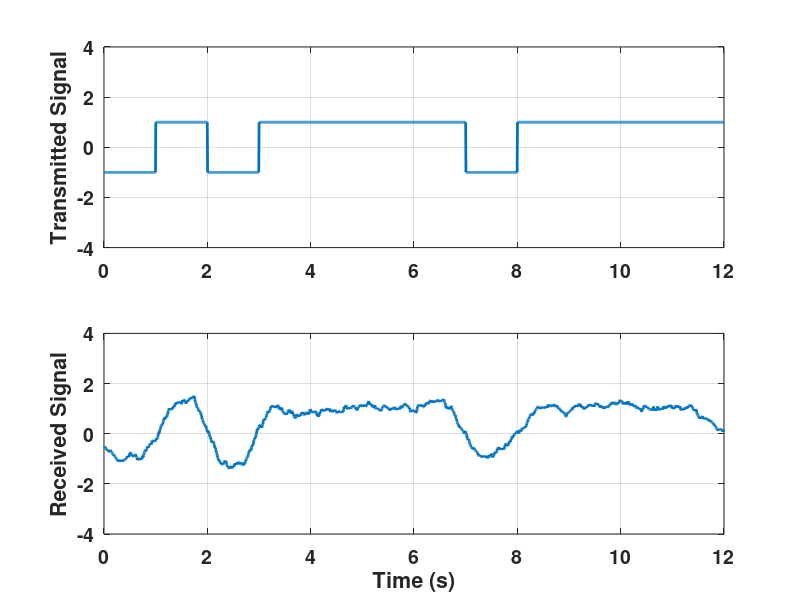
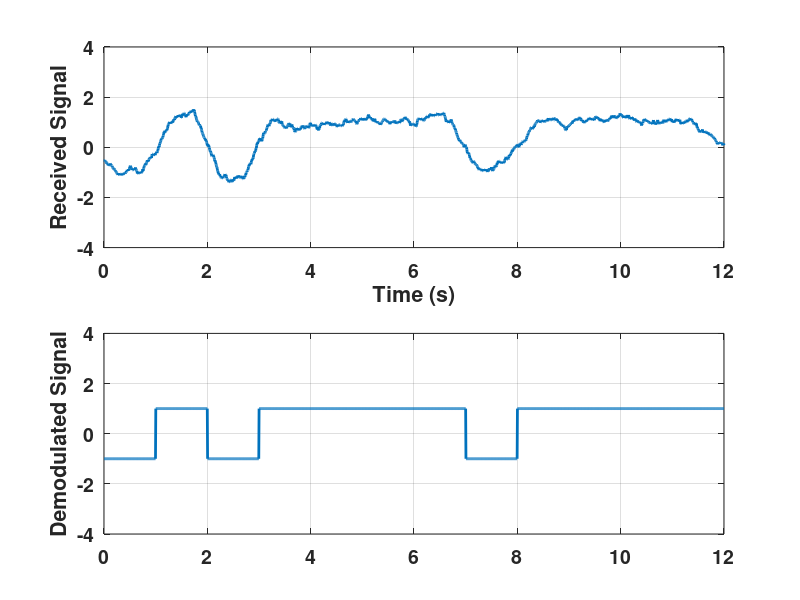

MATLAB code for these plots, in order:
close all;
clear all;
clc;

T = 1;
t = linspace(0,12,2048);

x = ones(size(t));

ind = t>=0*T & t<=1*T;
x(ind) = -1;

ind = t>=2*T & t<=3*T;
x(ind) = -1;

ind = t>=7*T & t<=8*T;
x(ind) = -1;

figure;
subplot(2,1,1);
plot(t,x,'linewidth',2);
ylim([-4 4]);
grid on;
set(gca,'fontsize',14,'fontweight','bold');
ylabel('Transmitted Signal');

N = 90;
y = conv(x+2*randn(size(x)),(1/N)*ones(1,N),'same');
subplot(2,1,2);
plot(t,y,'linewidth',2);
ylim([-4 4]);
grid on;
set(gca,'fontsize',14,'fontweight','bold');
xlabel('Time (s)');
ylabel('Received Signal');




figure;
subplot(2,1,2);
plot(t,x,'linewidth',2);
ylim([-4 4]);
grid on;
set(gca,'fontsize',14,'fontweight','bold');
ylabel('Demodulated Signal');
subplot(2,1,1);
plot(t,y,'linewidth',2);
ylim([-4 4]);
grid on;
set(gca,'fontsize',14,'fontweight','bold');
xlabel('Time (s)');
ylabel('Received Signal');
